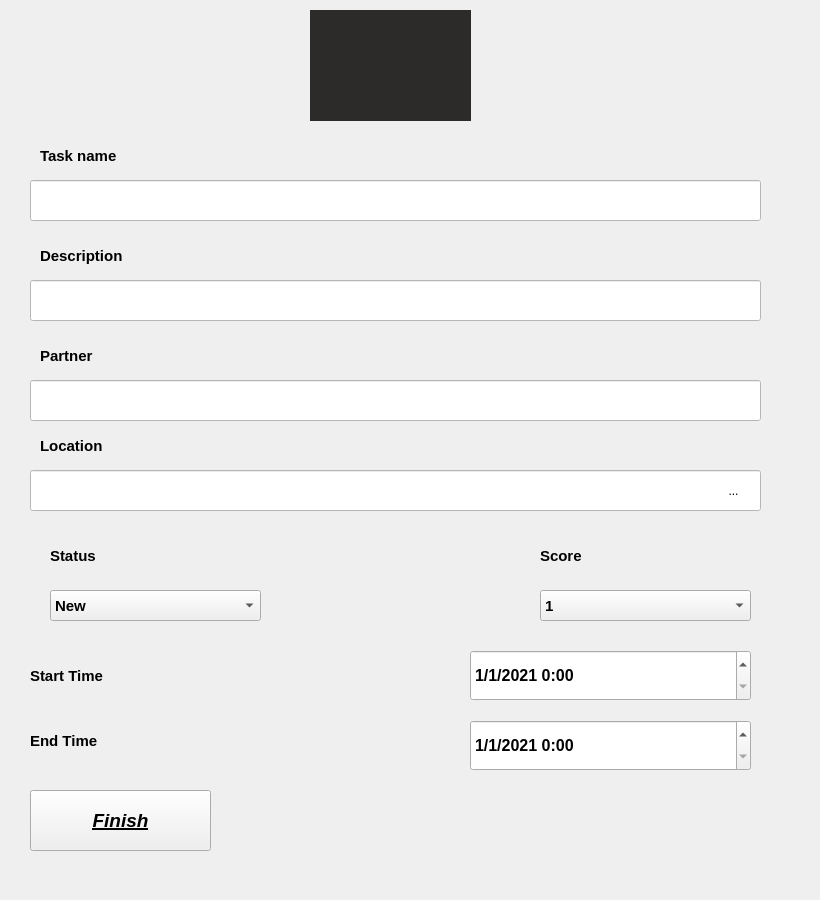
<?xml version="1.0" encoding="UTF-8"?>
<ui version="4.0">
 <class>Form</class>
 <widget class="QWidget" name="Form">
  <property name="geometry">
   <rect>
    <x>0</x>
    <y>0</y>
    <width>820</width>
    <height>900</height>
   </rect>
  </property>
  <property name="minimumSize">
   <size>
    <width>820</width>
    <height>900</height>
   </size>
  </property>
  <property name="focusPolicy">
   <enum>Qt::StrongFocus</enum>
  </property>
  <property name="windowTitle">
   <string>Form</string>
  </property>
  <property name="autoFillBackground">
   <bool>false</bool>
  </property>
  <property name="styleSheet">
   <string notr="true">/*background-color: rgb(50, 50, 50);</string>
  </property>
  <widget class="QLineEdit" name="partner_Edit">
   <property name="geometry">
    <rect>
     <x>30</x>
     <y>180</y>
     <width>731</width>
     <height>41</height>
    </rect>
   </property>
   <property name="font">
    <font>
     <family>MS Shell Dlg 2</family>
     <pointsize>11</pointsize>
     <weight>9</weight>
     <italic>false</italic>
     <bold>false</bold>
    </font>
   </property>
   <property name="styleSheet">
    <string notr="true">background-color: rgb(255, 255, 255);
font: 75 11pt &quot;MS Shell Dlg 2&quot;;
color:rgb(0, 0, 0);</string>
   </property>
  </widget>
  <widget class="QLabel" name="labelmg">
   <property name="geometry">
    <rect>
     <x>310</x>
     <y>10</y>
     <width>161</width>
     <height>111</height>
    </rect>
   </property>
   <property name="styleSheet">
    <string notr="true">
background-color: rgb(44, 43, 41);</string>
   </property>
   <property name="text">
    <string/>
   </property>
   <property name="pixmap">
    <pixmap>:/newPrefix/task-clipboard-editor-checklist-complete-worksheet-project-notebook-presentation-.jpg</pixmap>
   </property>
   <property name="scaledContents">
    <bool>true</bool>
   </property>
  </widget>
  <widget class="QPushButton" name="finish_Button_3">
   <property name="geometry">
    <rect>
     <x>30</x>
     <y>790</y>
     <width>181</width>
     <height>61</height>
    </rect>
   </property>
   <property name="font">
    <font>
     <pointsize>14</pointsize>
     <weight>75</weight>
     <italic>true</italic>
     <bold>true</bold>
     <underline>true</underline>
    </font>
   </property>
   <property name="styleSheet">
    <string notr="true">/*color:rgb(255, 255, 255);*/
color: rgb(0, 0, 0);
selection-color: rgb(255, 255, 255);
border-color: rgb(255, 255, 255);</string>
   </property>
   <property name="text">
    <string>Finish</string>
   </property>
  </widget>
  <widget class="QLabel" name="label_11">
   <property name="geometry">
    <rect>
     <x>40</x>
     <y>140</y>
     <width>201</width>
     <height>31</height>
    </rect>
   </property>
   <property name="font">
    <font>
     <pointsize>11</pointsize>
     <weight>75</weight>
     <bold>true</bold>
    </font>
   </property>
   <property name="styleSheet">
    <string notr="true">/*color:rgb(255, 255, 255);*/
color: rgb(0, 0, 0);
</string>
   </property>
   <property name="text">
    <string>Task name</string>
   </property>
  </widget>
  <widget class="QLineEdit" name="partner_Edit_2">
   <property name="geometry">
    <rect>
     <x>30</x>
     <y>280</y>
     <width>731</width>
     <height>41</height>
    </rect>
   </property>
   <property name="font">
    <font>
     <family>MS Shell Dlg 2</family>
     <pointsize>11</pointsize>
     <weight>9</weight>
     <italic>false</italic>
     <bold>false</bold>
    </font>
   </property>
   <property name="styleSheet">
    <string notr="true">background-color: rgb(255, 255, 255);
font: 75 11pt &quot;MS Shell Dlg 2&quot;;
color:rgb(0, 0, 0);</string>
   </property>
  </widget>
  <widget class="QLabel" name="label_12">
   <property name="geometry">
    <rect>
     <x>40</x>
     <y>240</y>
     <width>201</width>
     <height>31</height>
    </rect>
   </property>
   <property name="font">
    <font>
     <pointsize>11</pointsize>
     <weight>75</weight>
     <bold>true</bold>
    </font>
   </property>
   <property name="styleSheet">
    <string notr="true">/*color:rgb(255, 255, 255);*/
color: rgb(0, 0, 0);</string>
   </property>
   <property name="text">
    <string>Description</string>
   </property>
  </widget>
  <widget class="QLineEdit" name="partner_Edit_3">
   <property name="geometry">
    <rect>
     <x>30</x>
     <y>380</y>
     <width>731</width>
     <height>41</height>
    </rect>
   </property>
   <property name="font">
    <font>
     <family>MS Shell Dlg 2</family>
     <pointsize>11</pointsize>
     <weight>9</weight>
     <italic>false</italic>
     <bold>false</bold>
    </font>
   </property>
   <property name="styleSheet">
    <string notr="true">background-color: rgb(255, 255, 255);
font: 75 11pt &quot;MS Shell Dlg 2&quot;;
color:rgb(0, 0, 0);</string>
   </property>
   <property name="text">
    <string/>
   </property>
  </widget>
  <widget class="QLabel" name="label_13">
   <property name="geometry">
    <rect>
     <x>40</x>
     <y>340</y>
     <width>201</width>
     <height>31</height>
    </rect>
   </property>
   <property name="font">
    <font>
     <pointsize>11</pointsize>
     <weight>75</weight>
     <bold>true</bold>
    </font>
   </property>
   <property name="styleSheet">
    <string notr="true">/*color:rgb(255, 255, 255);*/
color: rgb(0, 0, 0);
</string>
   </property>
   <property name="text">
    <string>Partner</string>
   </property>
  </widget>
  <widget class="QLineEdit" name="partner_Edit_4">
   <property name="geometry">
    <rect>
     <x>30</x>
     <y>470</y>
     <width>731</width>
     <height>41</height>
    </rect>
   </property>
   <property name="font">
    <font>
     <family>MS Shell Dlg 2</family>
     <pointsize>11</pointsize>
     <weight>9</weight>
     <italic>false</italic>
     <bold>false</bold>
    </font>
   </property>
   <property name="styleSheet">
    <string notr="true">background-color: rgb(255, 255, 255);
font: 75 11pt &quot;MS Shell Dlg 2&quot;;
color:rgb(0, 0, 0);</string>
   </property>
   <property name="text">
    <string/>
   </property>
  </widget>
  <widget class="QLabel" name="label_14">
   <property name="geometry">
    <rect>
     <x>40</x>
     <y>430</y>
     <width>201</width>
     <height>31</height>
    </rect>
   </property>
   <property name="font">
    <font>
     <pointsize>11</pointsize>
     <weight>75</weight>
     <bold>true</bold>
    </font>
   </property>
   <property name="styleSheet">
    <string notr="true">/*color:rgb(255, 255, 255);*/
color: rgb(0, 0, 0);</string>
   </property>
   <property name="text">
    <string>Location</string>
   </property>
  </widget>
  <widget class="QLabel" name="label_15">
   <property name="geometry">
    <rect>
     <x>540</x>
     <y>540</y>
     <width>201</width>
     <height>31</height>
    </rect>
   </property>
   <property name="font">
    <font>
     <pointsize>11</pointsize>
     <weight>75</weight>
     <bold>true</bold>
    </font>
   </property>
   <property name="styleSheet">
    <string notr="true">/*color:rgb(255, 255, 255);*/
color: rgb(0, 0, 0);</string>
   </property>
   <property name="text">
    <string>Score</string>
   </property>
  </widget>
  <widget class="QLabel" name="label_16">
   <property name="geometry">
    <rect>
     <x>30</x>
     <y>660</y>
     <width>201</width>
     <height>31</height>
    </rect>
   </property>
   <property name="font">
    <font>
     <pointsize>11</pointsize>
     <weight>75</weight>
     <bold>true</bold>
    </font>
   </property>
   <property name="styleSheet">
    <string notr="true">/*color:rgb(255, 255, 255);*/
color: rgb(0, 0, 0);</string>
   </property>
   <property name="text">
    <string>Start Time</string>
   </property>
  </widget>
  <widget class="QLabel" name="label_17">
   <property name="geometry">
    <rect>
     <x>30</x>
     <y>720</y>
     <width>201</width>
     <height>41</height>
    </rect>
   </property>
   <property name="font">
    <font>
     <pointsize>11</pointsize>
     <weight>75</weight>
     <bold>true</bold>
    </font>
   </property>
   <property name="styleSheet">
    <string notr="true">/*color:rgb(255, 255, 255);*/
color: rgb(0, 0, 0);</string>
   </property>
   <property name="text">
    <string>End Time</string>
   </property>
  </widget>
  <widget class="QLabel" name="label_18">
   <property name="geometry">
    <rect>
     <x>50</x>
     <y>540</y>
     <width>201</width>
     <height>31</height>
    </rect>
   </property>
   <property name="font">
    <font>
     <pointsize>11</pointsize>
     <weight>75</weight>
     <bold>true</bold>
    </font>
   </property>
   <property name="styleSheet">
    <string notr="true">/*color:rgb(255, 255, 255);*/
color: rgb(0, 0, 0);</string>
   </property>
   <property name="text">
    <string>Status</string>
   </property>
  </widget>
  <widget class="QComboBox" name="comboBox">
   <property name="geometry">
    <rect>
     <x>50</x>
     <y>590</y>
     <width>211</width>
     <height>31</height>
    </rect>
   </property>
   <property name="font">
    <font>
     <pointsize>11</pointsize>
     <weight>75</weight>
     <bold>true</bold>
    </font>
   </property>
   <property name="styleSheet">
    <string notr="true">/*color:rgb(255, 255, 255);*/
color: rgb(0, 0, 0);</string>
   </property>
   <item>
    <property name="text">
     <string>New</string>
    </property>
   </item>
   <item>
    <property name="text">
     <string>Done</string>
    </property>
   </item>
  </widget>
  <widget class="QComboBox" name="comboBox_2">
   <property name="geometry">
    <rect>
     <x>540</x>
     <y>590</y>
     <width>211</width>
     <height>31</height>
    </rect>
   </property>
   <property name="font">
    <font>
     <pointsize>11</pointsize>
     <weight>75</weight>
     <bold>true</bold>
    </font>
   </property>
   <property name="styleSheet">
    <string notr="true">/*color:rgb(255, 255, 255);*/
color: rgb(0, 0, 0);</string>
   </property>
   <item>
    <property name="text">
     <string>1</string>
    </property>
   </item>
   <item>
    <property name="text">
     <string>2</string>
    </property>
   </item>
   <item>
    <property name="text">
     <string>3</string>
    </property>
   </item>
   <item>
    <property name="text">
     <string>4</string>
    </property>
   </item>
   <item>
    <property name="text">
     <string>5</string>
    </property>
   </item>
  </widget>
  <widget class="QDateTimeEdit" name="endTimeE_dit">
   <property name="geometry">
    <rect>
     <x>470</x>
     <y>720</y>
     <width>281</width>
     <height>51</height>
    </rect>
   </property>
   <property name="font">
    <font>
     <pointsize>12</pointsize>
     <weight>75</weight>
     <bold>true</bold>
    </font>
   </property>
   <property name="styleSheet">
    <string notr="true">/*color:rgb(255, 255, 255);*/
color: rgb(0, 0, 0);</string>
   </property>
   <property name="date">
    <date>
     <year>2021</year>
     <month>1</month>
     <day>1</day>
    </date>
   </property>
   <property name="displayFormat">
    <string>M/d/yyyy h:mm </string>
   </property>
  </widget>
  <widget class="QDateTimeEdit" name="start_Time_Edit">
   <property name="geometry">
    <rect>
     <x>470</x>
     <y>650</y>
     <width>281</width>
     <height>51</height>
    </rect>
   </property>
   <property name="font">
    <font>
     <pointsize>12</pointsize>
     <weight>75</weight>
     <bold>true</bold>
    </font>
   </property>
   <property name="styleSheet">
    <string notr="true">/*color:rgb(255, 255, 255);*/
color: rgb(0, 0, 0);</string>
   </property>
   <property name="date">
    <date>
     <year>2021</year>
     <month>1</month>
     <day>1</day>
    </date>
   </property>
   <property name="displayFormat">
    <string notr="true">M/d/yyyy h:mm </string>
   </property>
   <property name="timeSpec">
    <enum>Qt::LocalTime</enum>
   </property>
  </widget>
  <widget class="QToolButton" name="toolButton">
   <property name="geometry">
    <rect>
     <x>703</x>
     <y>470</y>
     <width>61</width>
     <height>41</height>
    </rect>
   </property>
   <property name="text">
    <string>...</string>
   </property>
   <property name="iconSize">
    <size>
     <width>100</width>
     <height>94</height>
    </size>
   </property>
   <property name="autoRaise">
    <bool>true</bool>
   </property>
  </widget>
 </widget>
 <resources>
  <include location="test21.qrc"/>
 </resources>
 <connections/>
</ui>
